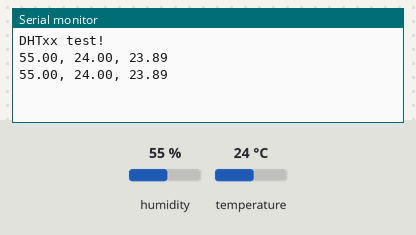
Recording of a sketch running on a simulated Arduino Uno, built with avr-gcc and run on an emulated ATmega328P. Shown: the last lines printed to the serial monitor. The test bench sets the inputs (shaded band); at power-on: humidity 55 %, temperature 24 °C.

Above: at 4.8 s.
4.9 s: humidity set to 22 %
At 7.0 s:
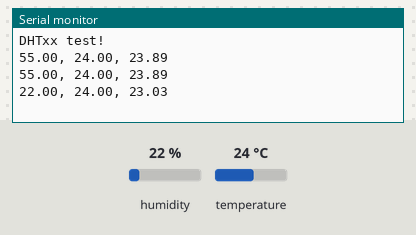
7.9 s: temperature set to 12 °C
At 8.8 s:
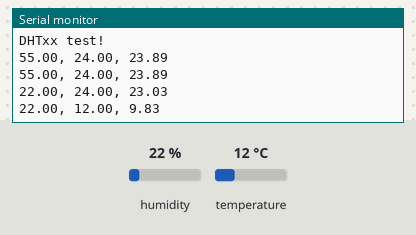
10.9 s: humidity set to 40 %
At 13.5 s:
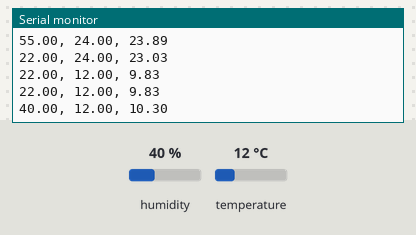
Timing chart, 0 to 15.0 s (numbered marks = the images above; inputs shaded):
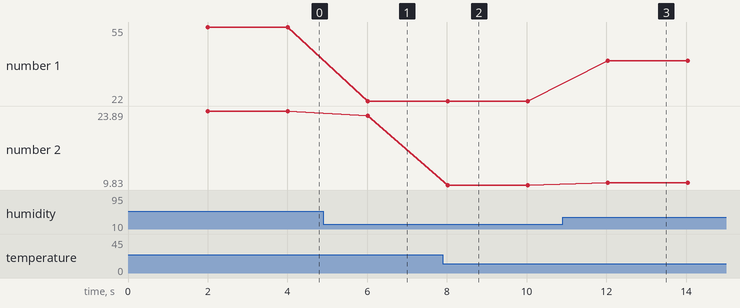

Measured:
- after the input at 4.9 s, the serial monitor: prints a new line after 1.1 s (image 1)
- after the input at 7.9 s, the serial monitor: prints a new line after 0.13 s (image 2)
- after the input at 10.9 s, the serial monitor: prints a new line after 1.1 s (image 3)
- plotted number 1: 55 → 22 after the input at 4.9 s, 22 → 40 after the input at 10.9 s
- plotted number 2: 23.89 → 23.03 after the input at 4.9 s, 23.03 → 9.83 after the input at 7.9 s, 9.83 → 10.3 after the input at 10.9 s

The sketch:

DHT.ino
```cpp
// Example testing sketch for various DHT humidity/temperature sensors
// Written by ladyada, public domain

#include "DHT.h"

#define DHTPIN 2     // what digital pin we're connected to

#define DHTTYPE DHT21   // DHT 21 (AM2301)

DHT dht(DHTPIN, DHTTYPE);

void setup() {
  Serial.begin(9600);
  Serial.println("DHTxx test!");

  dht.begin();
}

void loop() {
  // Wait a few seconds between measurements.
  delay(2000);

  // Reading temperature or humidity takes about 250 milliseconds!
  // Sensor readings may also be up to 2 seconds 'old' (its a very slow sensor)
  float h = dht.readHumidity();
  // Read temperature as Celsius (the default)
  float t = dht.readTemperature();

  // Check if any reads failed and exit early (to try again).
  if (isnan(h) || isnan(t)) {
    Serial.println("Failed to read from DHT sensor!");
    return;
  }

  float hi = dht.computeHeatIndex(t, h, false);

  Serial.print(h);
  Serial.print(", ");
  Serial.print(t);
  Serial.print(", ");
  Serial.print(hi);
  Serial.print("\n");
}
```
